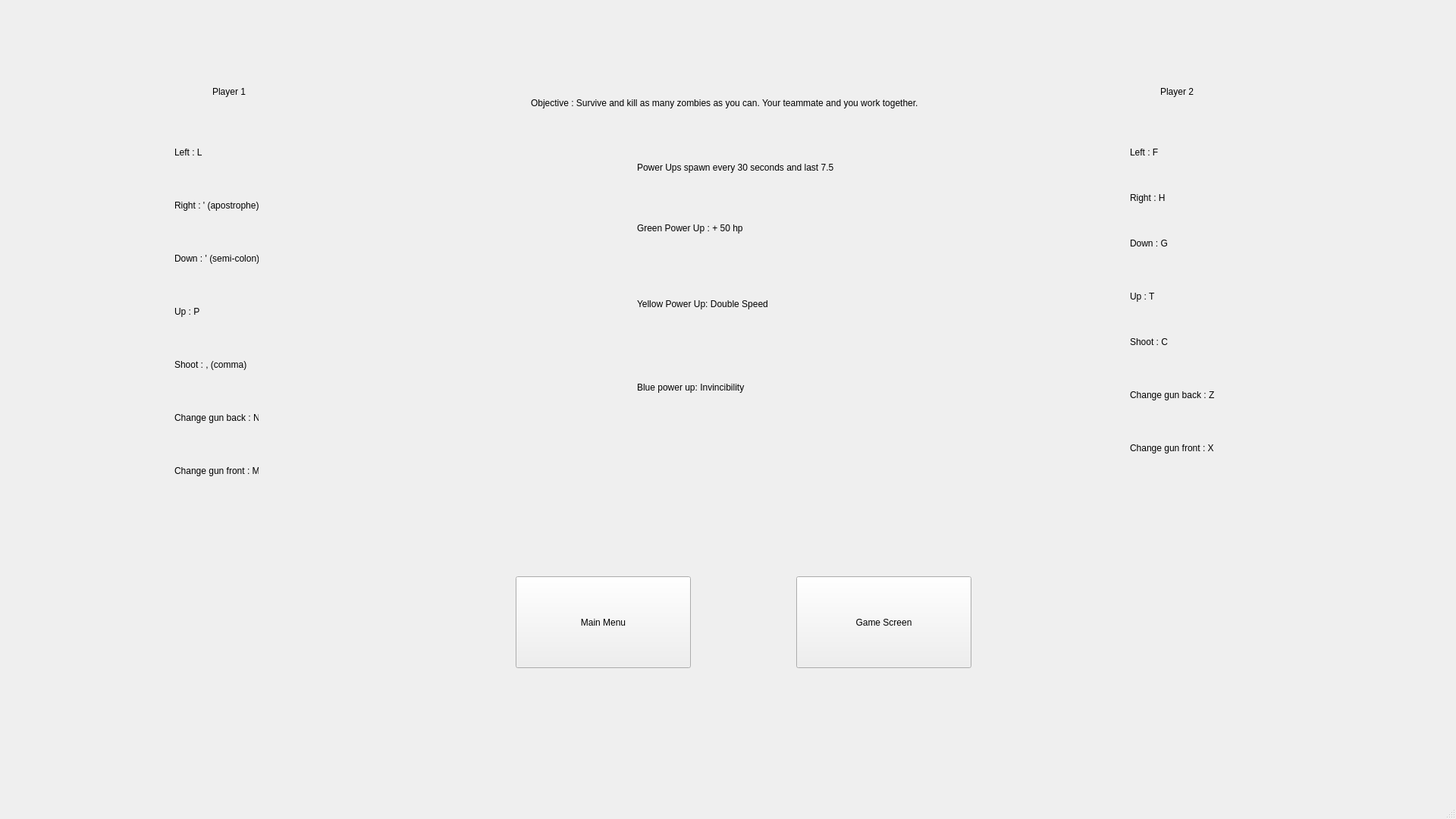
<?xml version="1.0" encoding="UTF-8"?>
<ui version="4.0">
 <class>MainWindow</class>
 <widget class="QMainWindow" name="MainWindow">
  <property name="geometry">
   <rect>
    <x>0</x>
    <y>0</y>
    <width>1920</width>
    <height>1080</height>
   </rect>
  </property>
  <property name="windowTitle">
   <string>MainWindow</string>
  </property>
  <widget class="QWidget" name="centralwidget">
   <widget class="QStackedWidget" name="stackedWidget">
    <property name="geometry">
     <rect>
      <x>0</x>
      <y>0</y>
      <width>1920</width>
      <height>1080</height>
     </rect>
    </property>
    <property name="currentIndex">
     <number>2</number>
    </property>
    <widget class="QWidget" name="page">
     <widget class="QLabel" name="TerrorSplash">
      <property name="geometry">
       <rect>
        <x>480</x>
        <y>-70</y>
        <width>1100</width>
        <height>910</height>
       </rect>
      </property>
      <property name="text">
       <string/>
      </property>
      <property name="pixmap">
       <pixmap>C:/Users/Matthias/Downloads/Terror.png</pixmap>
      </property>
     </widget>
     <widget class="QPushButton" name="playButton">
      <property name="geometry">
       <rect>
        <x>790</x>
        <y>810</y>
        <width>340</width>
        <height>130</height>
       </rect>
      </property>
      <property name="text">
       <string>Play</string>
      </property>
      <property name="iconSize">
       <size>
        <width>32</width>
        <height>32</height>
       </size>
      </property>
     </widget>
    </widget>
    <widget class="QWidget" name="page_2">
     <widget class="QPushButton" name="onePlayerButton">
      <property name="geometry">
       <rect>
        <x>810</x>
        <y>430</y>
        <width>300</width>
        <height>170</height>
       </rect>
      </property>
      <property name="text">
       <string>One Player</string>
      </property>
     </widget>
     <widget class="QPushButton" name="noPlayerButton">
      <property name="geometry">
       <rect>
        <x>330</x>
        <y>430</y>
        <width>300</width>
        <height>170</height>
       </rect>
      </property>
      <property name="text">
       <string>No Players</string>
      </property>
     </widget>
     <widget class="QPushButton" name="twoPlayerButton">
      <property name="geometry">
       <rect>
        <x>1290</x>
        <y>430</y>
        <width>300</width>
        <height>170</height>
       </rect>
      </property>
      <property name="text">
       <string>Two Players</string>
      </property>
     </widget>
     <widget class="QPushButton" name="simuButton">
      <property name="geometry">
       <rect>
        <x>570</x>
        <y>710</y>
        <width>300</width>
        <height>170</height>
       </rect>
      </property>
      <property name="text">
       <string>CPU 10 Simulation Run</string>
      </property>
     </widget>
     <widget class="QPushButton" name="Explanation">
      <property name="geometry">
       <rect>
        <x>1050</x>
        <y>710</y>
        <width>300</width>
        <height>170</height>
       </rect>
      </property>
      <property name="text">
       <string>Game Explanation</string>
      </property>
     </widget>
    </widget>
    <widget class="QWidget" name="page_3">
     <widget class="QLabel" name="label_3">
      <property name="geometry">
       <rect>
        <x>230</x>
        <y>170</y>
        <width>111</width>
        <height>61</height>
       </rect>
      </property>
      <property name="text">
       <string>Left : L</string>
      </property>
     </widget>
     <widget class="QLabel" name="label_20">
      <property name="geometry">
       <rect>
        <x>700</x>
        <y>80</y>
        <width>531</width>
        <height>111</height>
       </rect>
      </property>
      <property name="text">
       <string>Objective : Survive and kill as many zombies as you can. Your teammate and you work together.</string>
      </property>
     </widget>
     <widget class="QLabel" name="label_7">
      <property name="geometry">
       <rect>
        <x>230</x>
        <y>240</y>
        <width>111</width>
        <height>61</height>
       </rect>
      </property>
      <property name="text">
       <string>Right : ' (apostrophe)</string>
      </property>
     </widget>
     <widget class="QLabel" name="label_8">
      <property name="geometry">
       <rect>
        <x>230</x>
        <y>380</y>
        <width>111</width>
        <height>61</height>
       </rect>
      </property>
      <property name="text">
       <string>Up : P</string>
      </property>
     </widget>
     <widget class="QLabel" name="label_9">
      <property name="geometry">
       <rect>
        <x>230</x>
        <y>310</y>
        <width>111</width>
        <height>61</height>
       </rect>
      </property>
      <property name="text">
       <string>Down : ' (semi-colon)</string>
      </property>
     </widget>
     <widget class="QLabel" name="label_10">
      <property name="geometry">
       <rect>
        <x>230</x>
        <y>450</y>
        <width>111</width>
        <height>61</height>
       </rect>
      </property>
      <property name="text">
       <string>Shoot : , (comma)</string>
      </property>
     </widget>
     <widget class="QLabel" name="label_11">
      <property name="geometry">
       <rect>
        <x>230</x>
        <y>520</y>
        <width>111</width>
        <height>61</height>
       </rect>
      </property>
      <property name="text">
       <string>Change gun back : N</string>
      </property>
     </widget>
     <widget class="QLabel" name="label_12">
      <property name="geometry">
       <rect>
        <x>230</x>
        <y>590</y>
        <width>111</width>
        <height>61</height>
       </rect>
      </property>
      <property name="text">
       <string>Change gun front : M</string>
      </property>
     </widget>
     <widget class="QLabel" name="label_13">
      <property name="geometry">
       <rect>
        <x>280</x>
        <y>90</y>
        <width>111</width>
        <height>61</height>
       </rect>
      </property>
      <property name="text">
       <string>Player 1</string>
      </property>
     </widget>
     <widget class="QLabel" name="label_14">
      <property name="geometry">
       <rect>
        <x>1530</x>
        <y>90</y>
        <width>111</width>
        <height>61</height>
       </rect>
      </property>
      <property name="text">
       <string>Player 2</string>
      </property>
     </widget>
     <widget class="QLabel" name="label_15">
      <property name="geometry">
       <rect>
        <x>1490</x>
        <y>170</y>
        <width>111</width>
        <height>61</height>
       </rect>
      </property>
      <property name="text">
       <string>Left : F</string>
      </property>
     </widget>
     <widget class="QLabel" name="label_16">
      <property name="geometry">
       <rect>
        <x>1490</x>
        <y>230</y>
        <width>111</width>
        <height>61</height>
       </rect>
      </property>
      <property name="text">
       <string>Right : H</string>
      </property>
     </widget>
     <widget class="QLabel" name="label_17">
      <property name="geometry">
       <rect>
        <x>1490</x>
        <y>360</y>
        <width>111</width>
        <height>61</height>
       </rect>
      </property>
      <property name="text">
       <string>Up : T</string>
      </property>
     </widget>
     <widget class="QLabel" name="label_18">
      <property name="geometry">
       <rect>
        <x>1490</x>
        <y>290</y>
        <width>111</width>
        <height>61</height>
       </rect>
      </property>
      <property name="text">
       <string>Down : G</string>
      </property>
     </widget>
     <widget class="QLabel" name="label_19">
      <property name="geometry">
       <rect>
        <x>1490</x>
        <y>420</y>
        <width>111</width>
        <height>61</height>
       </rect>
      </property>
      <property name="text">
       <string>Shoot : C</string>
      </property>
     </widget>
     <widget class="QLabel" name="label_21">
      <property name="geometry">
       <rect>
        <x>1490</x>
        <y>490</y>
        <width>111</width>
        <height>61</height>
       </rect>
      </property>
      <property name="text">
       <string>Change gun back : Z</string>
      </property>
     </widget>
     <widget class="QLabel" name="label_22">
      <property name="geometry">
       <rect>
        <x>1490</x>
        <y>560</y>
        <width>111</width>
        <height>61</height>
       </rect>
      </property>
      <property name="text">
       <string>Change gun front : X</string>
      </property>
     </widget>
     <widget class="QLabel" name="label_33">
      <property name="geometry">
       <rect>
        <x>840</x>
        <y>270</y>
        <width>261</width>
        <height>61</height>
       </rect>
      </property>
      <property name="text">
       <string>Green Power Up : + 50 hp</string>
      </property>
     </widget>
     <widget class="QLabel" name="label_34">
      <property name="geometry">
       <rect>
        <x>840</x>
        <y>370</y>
        <width>251</width>
        <height>61</height>
       </rect>
      </property>
      <property name="text">
       <string>Yellow Power Up: Double Speed</string>
      </property>
     </widget>
     <widget class="QLabel" name="label_35">
      <property name="geometry">
       <rect>
        <x>840</x>
        <y>480</y>
        <width>251</width>
        <height>61</height>
       </rect>
      </property>
      <property name="text">
       <string>Blue power up: Invincibility </string>
      </property>
     </widget>
     <widget class="QLabel" name="label_36">
      <property name="geometry">
       <rect>
        <x>840</x>
        <y>190</y>
        <width>261</width>
        <height>61</height>
       </rect>
      </property>
      <property name="text">
       <string>Power Ups spawn every 30 seconds and last 7.5 </string>
      </property>
     </widget>
     <widget class="QPushButton" name="pauseMainMenu">
      <property name="geometry">
       <rect>
        <x>680</x>
        <y>760</y>
        <width>231</width>
        <height>121</height>
       </rect>
      </property>
      <property name="text">
       <string>Main Menu</string>
      </property>
     </widget>
     <widget class="QPushButton" name="pauseToGame">
      <property name="geometry">
       <rect>
        <x>1050</x>
        <y>760</y>
        <width>231</width>
        <height>121</height>
       </rect>
      </property>
      <property name="text">
       <string>Game Screen</string>
      </property>
     </widget>
    </widget>
    <widget class="QWidget" name="page_4">
     <widget class="QGraphicsView" name="graphicsViewArena">
      <property name="geometry">
       <rect>
        <x>60</x>
        <y>10</y>
        <width>1800</width>
        <height>800</height>
       </rect>
      </property>
      <property name="backgroundBrush">
       <brush brushstyle="NoBrush">
        <color alpha="255">
         <red>0</red>
         <green>0</green>
         <blue>0</blue>
        </color>
       </brush>
      </property>
     </widget>
     <widget class="QLCDNumber" name="scoreNumber">
      <property name="geometry">
       <rect>
        <x>740</x>
        <y>820</y>
        <width>440</width>
        <height>60</height>
       </rect>
      </property>
     </widget>
     <widget class="QPushButton" name="pauseButton">
      <property name="geometry">
       <rect>
        <x>870</x>
        <y>920</y>
        <width>180</width>
        <height>71</height>
       </rect>
      </property>
      <property name="text">
       <string>Pause</string>
      </property>
     </widget>
     <widget class="QProgressBar" name="hpBarPlayer1">
      <property name="geometry">
       <rect>
        <x>60</x>
        <y>830</y>
        <width>220</width>
        <height>40</height>
       </rect>
      </property>
      <property name="value">
       <number>23</number>
      </property>
     </widget>
     <widget class="QProgressBar" name="hpBarPlayer2">
      <property name="geometry">
       <rect>
        <x>1640</x>
        <y>830</y>
        <width>220</width>
        <height>40</height>
       </rect>
      </property>
      <property name="value">
       <number>24</number>
      </property>
     </widget>
     <zorder>graphicsViewArena</zorder>
     <zorder>scoreNumber</zorder>
     <zorder>hpBarPlayer1</zorder>
     <zorder>hpBarPlayer2</zorder>
     <zorder>pauseButton</zorder>
    </widget>
    <widget class="QWidget" name="page_5">
     <widget class="QLCDNumber" name="game1lcd">
      <property name="geometry">
       <rect>
        <x>980</x>
        <y>70</y>
        <width>170</width>
        <height>58</height>
       </rect>
      </property>
     </widget>
     <widget class="QLCDNumber" name="game3lcd">
      <property name="geometry">
       <rect>
        <x>980</x>
        <y>258</y>
        <width>170</width>
        <height>58</height>
       </rect>
      </property>
     </widget>
     <widget class="QLCDNumber" name="game4lcd">
      <property name="geometry">
       <rect>
        <x>980</x>
        <y>352</y>
        <width>170</width>
        <height>58</height>
       </rect>
      </property>
     </widget>
     <widget class="QLCDNumber" name="game5lcd">
      <property name="geometry">
       <rect>
        <x>980</x>
        <y>446</y>
        <width>170</width>
        <height>58</height>
       </rect>
      </property>
     </widget>
     <widget class="QLCDNumber" name="game6lcd">
      <property name="geometry">
       <rect>
        <x>980</x>
        <y>540</y>
        <width>170</width>
        <height>58</height>
       </rect>
      </property>
     </widget>
     <widget class="QLCDNumber" name="game7lcd">
      <property name="geometry">
       <rect>
        <x>980</x>
        <y>634</y>
        <width>170</width>
        <height>58</height>
       </rect>
      </property>
     </widget>
     <widget class="QLCDNumber" name="game8lcd">
      <property name="geometry">
       <rect>
        <x>980</x>
        <y>728</y>
        <width>170</width>
        <height>58</height>
       </rect>
      </property>
     </widget>
     <widget class="QLCDNumber" name="game9lcd">
      <property name="geometry">
       <rect>
        <x>980</x>
        <y>822</y>
        <width>170</width>
        <height>58</height>
       </rect>
      </property>
     </widget>
     <widget class="QLCDNumber" name="game10lcd">
      <property name="geometry">
       <rect>
        <x>980</x>
        <y>916</y>
        <width>170</width>
        <height>58</height>
       </rect>
      </property>
     </widget>
     <widget class="QLCDNumber" name="game2lcd">
      <property name="geometry">
       <rect>
        <x>980</x>
        <y>164</y>
        <width>170</width>
        <height>58</height>
       </rect>
      </property>
     </widget>
     <widget class="QPushButton" name="resultsMainMenu">
      <property name="geometry">
       <rect>
        <x>1180</x>
        <y>20</y>
        <width>721</width>
        <height>1011</height>
       </rect>
      </property>
      <property name="text">
       <string>Main Menu</string>
      </property>
     </widget>
     <widget class="QLabel" name="label">
      <property name="geometry">
       <rect>
        <x>519</x>
        <y>70</y>
        <width>351</width>
        <height>58</height>
       </rect>
      </property>
      <property name="text">
       <string>Chronological Order downwards. Top score is last game that was played</string>
      </property>
     </widget>
     <widget class="QLabel" name="label_2">
      <property name="geometry">
       <rect>
        <x>700</x>
        <y>916</y>
        <width>170</width>
        <height>58</height>
       </rect>
      </property>
      <property name="text">
       <string>10th to last game that was played</string>
      </property>
     </widget>
    </widget>
   </widget>
  </widget>
  <widget class="QMenuBar" name="menubar">
   <property name="geometry">
    <rect>
     <x>0</x>
     <y>0</y>
     <width>1920</width>
     <height>21</height>
    </rect>
   </property>
  </widget>
  <widget class="QStatusBar" name="statusbar"/>
 </widget>
 <resources/>
 <connections/>
</ui>
